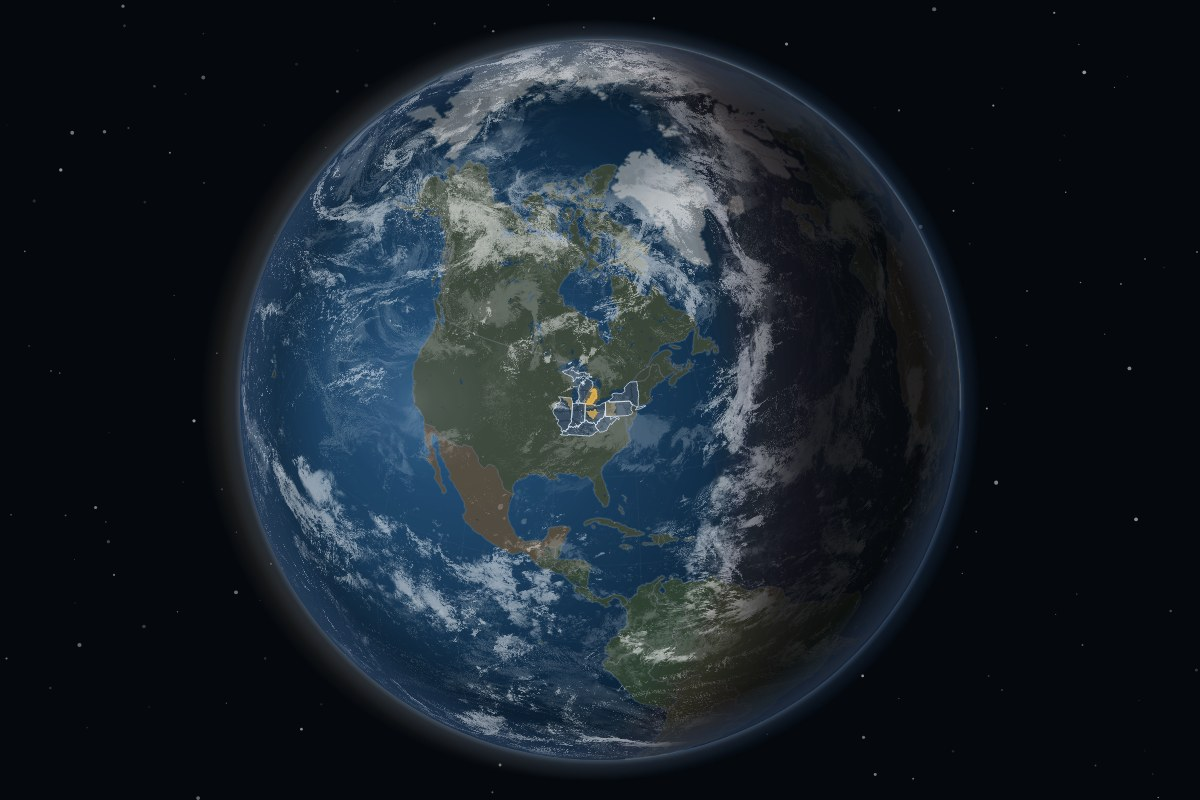
#> input picture evidence/1.8-clouds/globe.jpg, 1200 x 800 px
$ python installer_art.py ../evidence/1.8-clouds/globe.jpg
#> lines starting #> are read from the running program, lines starting #| are printed output that depends on the picture; after the words box and inside, x2 and y2 are one past the last pixel; in counts of white or black regions, pixels touching at a corner belong together
#!/usr/bin/env python3
"""Draws the Windows installer's side and corner pictures (needs Pillow).

The setup wizard shows a tall picture on its welcome and finish pages and a small one in the corner
of the others. Both are drawn here from the game's own art, so they match the menu: the dark
cartographic palette in docs/rules/VISUAL.md, gold accents, the Silkscreen font and the menu's
globe render. The pictures are painted on a small pixel grid and enlarged without smoothing, which
gives the 8-bit look at every screen scale. Bitmaps are generated at build time, never committed.

Usage: installer_art.py OUT_DIR    writes wizard-<scale>.bmp and small-<scale>.bmp for each scale
"""
import sys
from pathlib import Path

from PIL import Image, ImageDraw, ImageFont

ROOT = Path(__file__).resolve().parents[1]
FONT = ROOT / 'apple/Resources/Silkscreen-Bold.ttf'
GLOBE = ROOT / 'evidence/1.8-clouds/globe.jpg'
LOGO = ROOT / 'compose/shared/icons/corporate-warfare.png'

INK = (0x0B, 0x16, 0x22)
PANEL = (0x13, 0x21, 0x2F)
STROKE = (0x22, 0x36, 0x4A)
TEXT = (0xE8, 0xEE, 0xF5)
SECONDARY = (0x93, 0xA4, 0xB8)
GOLD = (0xE2, 0xB0, 0x4A)

# Inno Setup picks the size nearest the screen's scale: (scale percent, wizard w x h, small w x h).
SIZES = [
    (100, (164, 314), (55, 58)),
    (125, (192, 386), (64, 68)),
    (150, (246, 459), (83, 80)),
    (200, (328, 628), (110, 106)),
]
PIXEL = 2  # Each painted pixel becomes a PIXEL by PIXEL block.


def globe_disc(diameter: int) -> Image.Image:
    """The menu globe cropped to a round disc with a hard edge."""
    src = Image.open(GLOBE).convert('RGB')
    side = 740
    left, top = (src.width - side) // 2, (src.height - side) // 2
    crop = src.crop((left, top, left + side, top + side)).resize((diameter, diameter), Image.NEAREST)
    mask = Image.new('L', (diameter, diameter), 0)
    ImageDraw.Draw(mask).ellipse((0, 0, diameter - 1, diameter - 1), fill=255)
    out = Image.new('RGBA', (diameter, diameter))
    out.paste(crop, (0, 0), mask)
    return out


def logo_tile(size: int) -> Image.Image:
    return Image.open(LOGO).convert('RGB').resize((size, size), Image.NEAREST)


def stars(draw: ImageDraw.ImageDraw, w: int, h: int) -> None:
    state = 12345
    for _ in range(w * h // 90):
        state = (state * 1103515245 + 12345) & 0x7FFFFFFF
        x = state % w
        state = (state * 1103515245 + 12345) & 0x7FFFFFFF
        y = state % h
        draw.point((x, y), fill=STROKE if state % 3 else SECONDARY)


def wizard(w: int, h: int) -> Image.Image:
    bw, bh = w // PIXEL, h // PIXEL
    img = Image.new('RGB', (bw, bh), INK)
    d = ImageDraw.Draw(img)
    stars(d, bw, bh)
    disc = globe_disc(int(bw * 1.25))
    img.paste(disc, (bw - int(bw * 0.8), bh - int(bw * 0.62)), disc)
    big = ImageFont.truetype(str(FONT), 8)
    small = ImageFont.truetype(str(FONT), 8)
    img.paste(logo_tile(min(32, bw - 16)), (8, 10))
    y = 10 + min(32, bw - 16) + 8
    for word in ('CORPORATE', 'WARFARE'):
        d.text((8, y), word, font=big, fill=GOLD)
        y += 11
    d.rectangle((8, y + 1, bw - 9, y + 1), fill=GOLD)
    d.text((8, y + 6), 'ECONOMIC', font=small, fill=SECONDARY)
    d.text((8, y + 15), 'STRATEGY', font=small, fill=SECONDARY)
    d.rectangle((0, 0, bw - 1, bh - 1), outline=STROKE)
    return img.resize((w, h), Image.NEAREST)


def corner(w: int, h: int) -> Image.Image:
    bw, bh = w // PIXEL, h // PIXEL
    img = Image.new('RGB', (bw, bh), PANEL)
    d = ImageDraw.Draw(img)
    disc = globe_disc(min(bw, bh) - 4)
    img.paste(disc, ((bw - disc.width) // 2, (bh - disc.height) // 2), disc)
    d.rectangle((0, 0, bw - 1, bh - 1), outline=GOLD)
    return img.resize((w, h), Image.NEAREST)


def main(out: Path) -> None:
    out.mkdir(parents=True, exist_ok=True)
    for scale, big, small in SIZES:
        wizard(*big).save(out / f'wizard-{scale}.bmp')
#> in wizard, `img = Image.new('RGB', (bw, bh), INK)`:
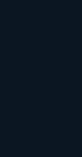
#> img: PIL image 82x157 RGB; mean R, G, B 11, 22, 34
#> in globe_disc, src is the input picture: PIL image 1200x800 RGB; mean R, G, B 25.9, 34.3, 42.5
#> in globe_disc, `crop = src.crop((left, top, left + side, top + side)).resize((diameter..`:
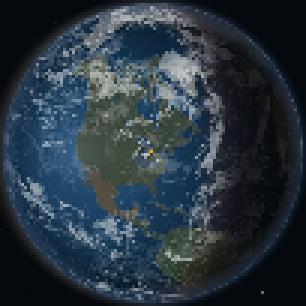
#> crop: PIL image 102x102 RGB (shown 3 times larger); mean R, G, B 41.4, 53.9, 64.5
#> in globe_disc, `mask = Image.new('L', (diameter, diameter), 0)`: mask: PIL image 102x102 L; every value is 0
#> in globe_disc, `ImageDraw.Draw(mask).ellipse((0, 0, diameter - 1, diameter - 1), fill=..`:
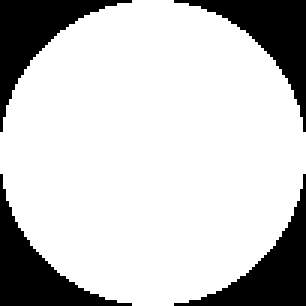
#> mask: PIL image 102x102 L (shown 3 times larger); 78.3% white; 4 black regions, box (x1, y1, x2, y2) and area: (0, 0, 44, 44) 565, (58, 0, 102, 44) 565, (0, 58, 44, 102) 565, (58, 58, 102, 102) 565
#> in globe_disc, `out = Image.new('RGBA', (diameter, diameter))`: out: PIL image 102x102 RGBA; every value is 0
#> in globe_disc, `out.paste(crop, (0, 0), mask)`:
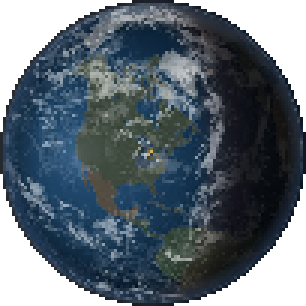
#> out: PIL image 102x102 RGBA (shown 3 times larger); mean R, G, B, A 39.7, 51.5, 61, 199.6; transparent parts drawn white
#> in wizard, `img.paste(disc, (bw - int(bw * 0.8), bh - int(bw * 0.62)), disc)`:
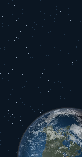
#> img: PIL image 82x157 RGB; mean R, G, B 23.6, 36.2, 48.2
        corner(*small).save(out / f'small-{scale}.bmp')


if __name__ == '__main__':
    if len(sys.argv) != 2:
        sys.exit(__doc__)
#> (the run stopped early here; a loop or call above may not have finished)

$ run again, with evidence/1.8-clouds/close.jpg copied over evidence/1.8-clouds/globe.jpg
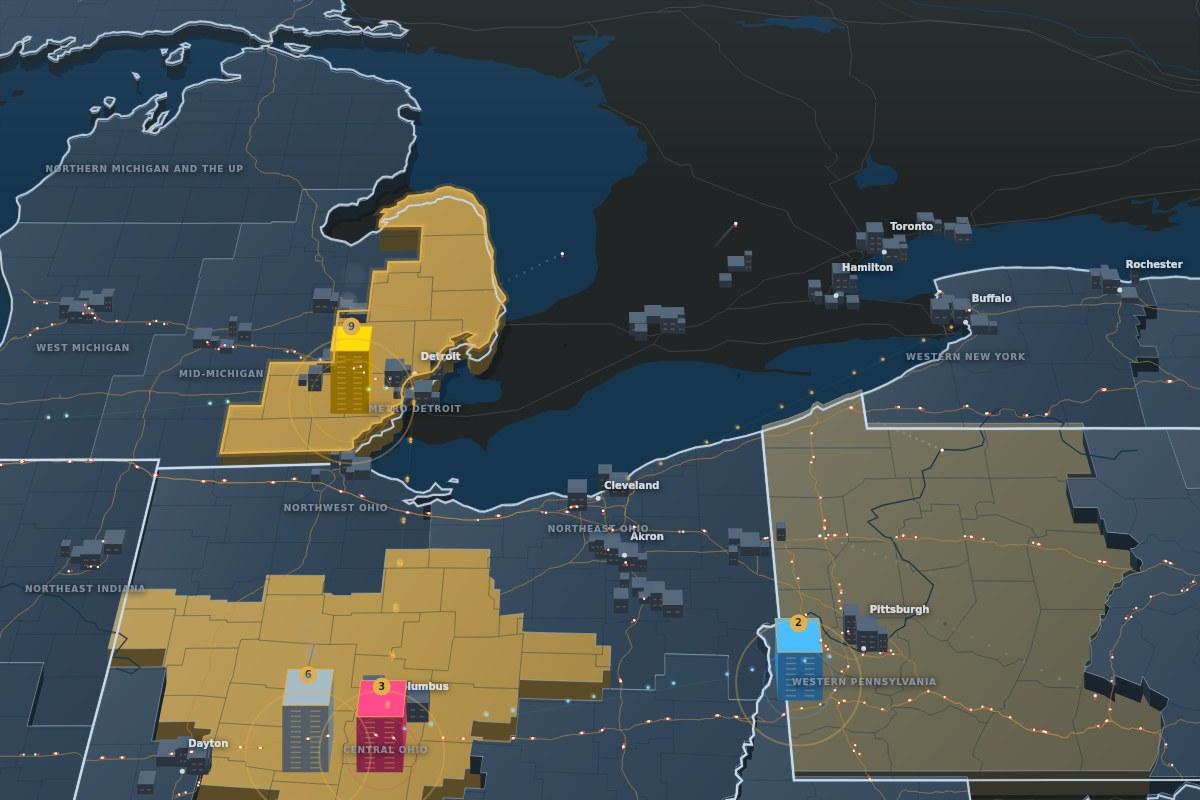
#> input picture evidence/1.8-clouds/close.jpg, 1200 x 800 px
#> in globe_disc, src is the input picture: PIL image 1200x800 RGB; mean R, G, B 69.9, 78.3, 79.3
#> in globe_disc, `out.paste(crop, (0, 0), mask)`:
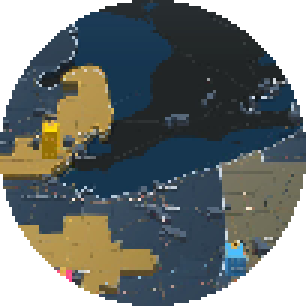
#> out: PIL image 102x102 RGBA (shown 3 times larger); mean R, G, B, A 55.3, 61.3, 59.7, 199.6; transparent parts drawn white
#> in wizard, `img.paste(disc, (bw - int(bw * 0.8), bh - int(bw * 0.62)), disc)`:
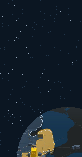
#> img: PIL image 82x157 RGB; mean R, G, B 21.9, 32.5, 41.8

$ run again, with evidence/1.8-clouds/ipad-map.jpg copied over evidence/1.8-clouds/globe.jpg
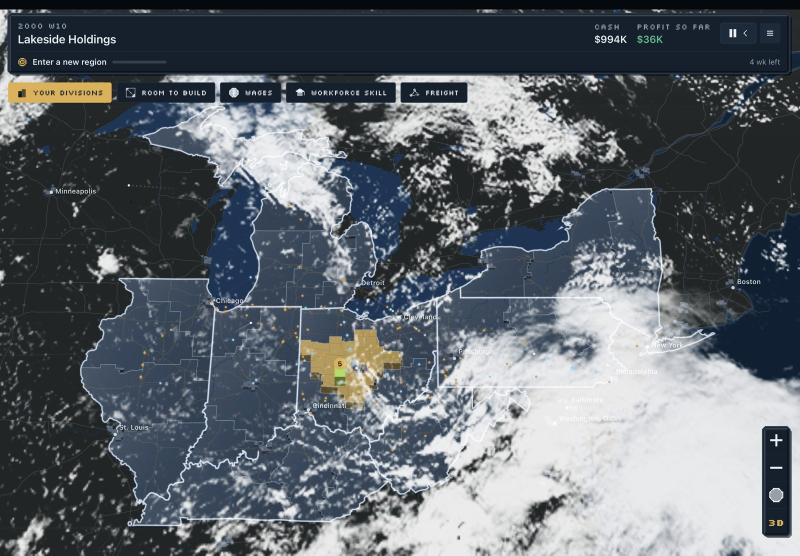
#> input picture evidence/1.8-clouds/ipad-map.jpg, 1600 x 1111 px (shown at 1/2 size)
#> in globe_disc, src is the input picture: PIL image 1600x1111 RGB; mean R, G, B 95, 101.5, 108
#> in globe_disc, `out.paste(crop, (0, 0), mask)`:
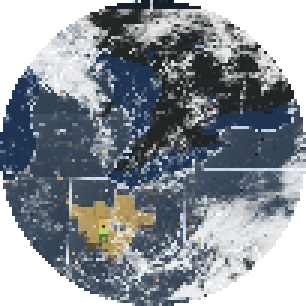
#> out: PIL image 102x102 RGBA (shown 3 times larger); mean R, G, B, A 83.1, 89.3, 96, 199.6; transparent parts drawn white
#> in wizard, `img.paste(disc, (bw - int(bw * 0.8), bh - int(bw * 0.62)), disc)`:
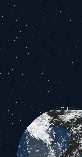
#> img: PIL image 82x157 RGB; mean R, G, B 29.5, 40.1, 51.9

$ run again, with evidence/1.8-clouds/iphone-map.jpg copied over evidence/1.8-clouds/globe.jpg
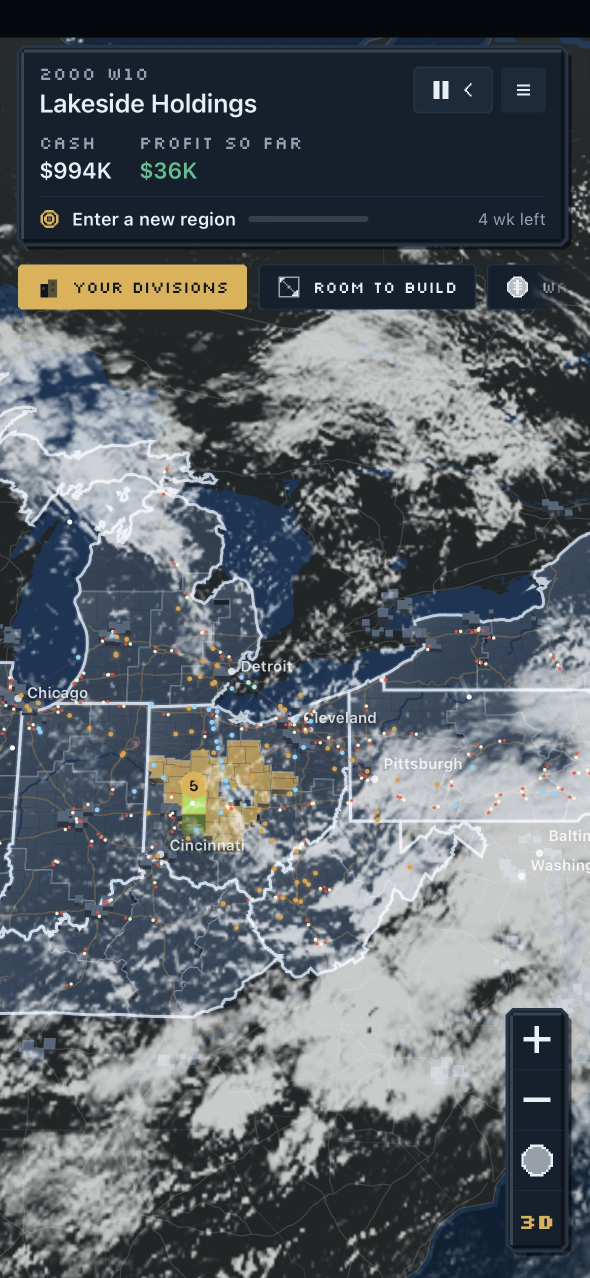
#> input picture evidence/1.8-clouds/iphone-map.jpg, 1179 x 2556 px (shown at 1/2 size)
#> in globe_disc, src is the input picture: PIL image 1179x2556 RGB; mean R, G, B 90.1, 96.3, 102.1
#> in globe_disc, `out.paste(crop, (0, 0), mask)`:
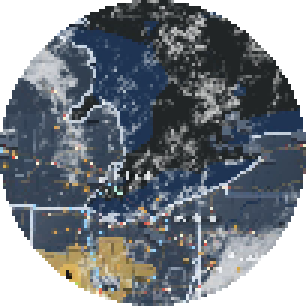
#> out: PIL image 102x102 RGBA (shown 3 times larger); mean R, G, B, A 66.3, 72.6, 79.4, 199.6; transparent parts drawn white
#> in wizard, `img.paste(disc, (bw - int(bw * 0.8), bh - int(bw * 0.62)), disc)`:
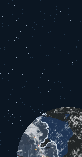
#> img: PIL image 82x157 RGB; mean R, G, B 24.4, 35.4, 47.7
